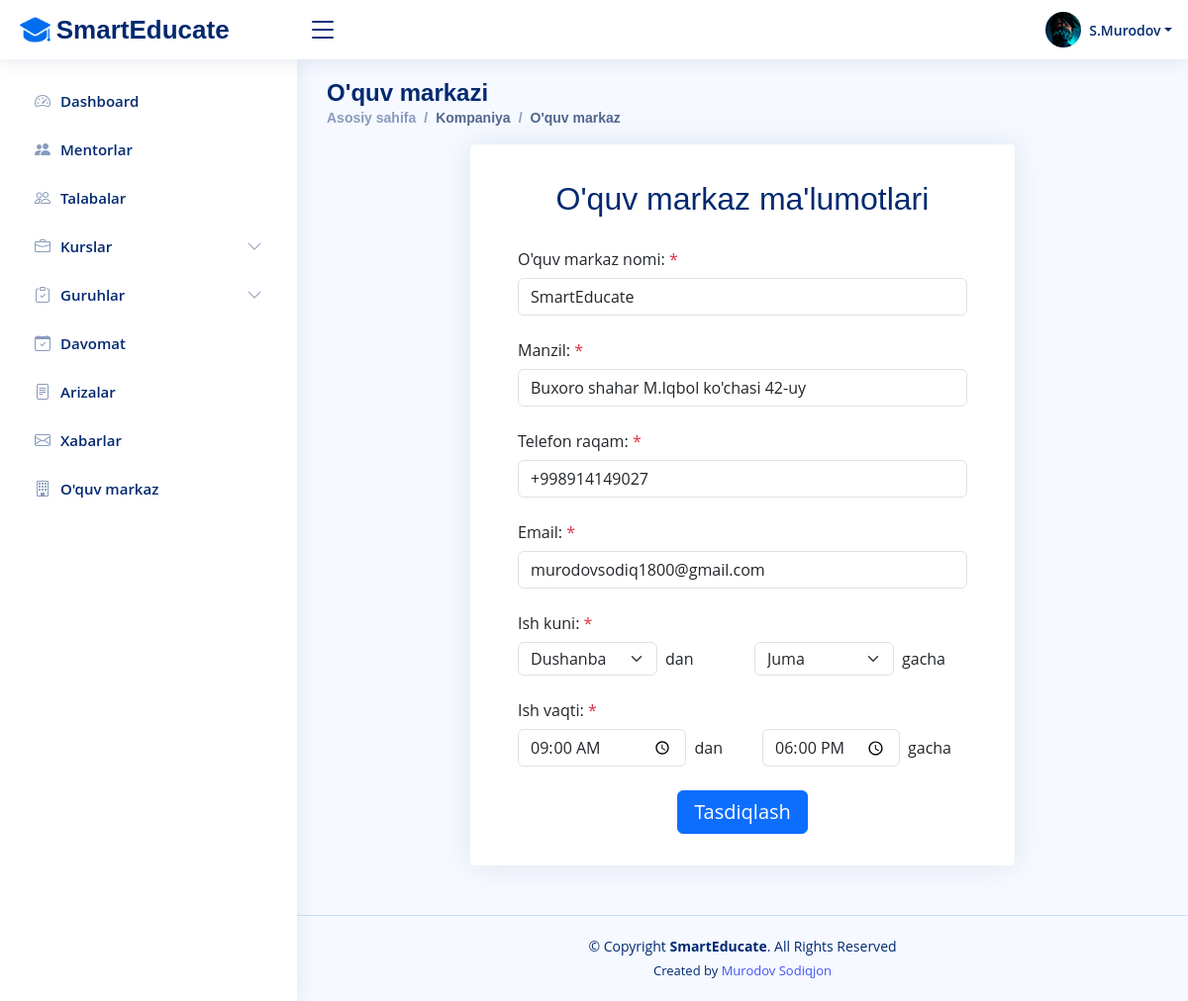
Screenshot of /contact-edit/1 (signed in) with the database file from the repository.
### management/models.py (models this page shows)
class CompanyInfo(models.Model):
    name = models.CharField(max_length=70)
    address = models.CharField(max_length=100)
    phone = models.CharField(max_length=14)
    email = models.EmailField(max_length=255)
    start_day = models.CharField(max_length=4, choices=DAYS_CHOICES, blank=True, null=True)
    end_day = models.CharField(max_length=4, choices=DAYS_CHOICES, blank=True, null=True)
    start_time = models.TimeField()
    end_time = models.TimeField()

### accounts/models.py (models this page shows, shortened)
class Profile(models.Model):
    user_id = models.OneToOneField(User, on_delete=models.CASCADE)
    first_name = models.CharField(max_length=100)
    last_name = models.CharField(max_length=100)
    role = models.ForeignKey(Group, on_delete=models.PROTECT, default=1)
    email = models.EmailField(max_length=255)
    image = models.ImageField(upload_to='images', blank=True, null=True)
    birthday = models.DateField()
    gender = models.CharField(max_length=5, choices=ATTENDANCE_GENDER_CHOICES)
    phone = models.CharField(max_length=14)
    about = models.TextField(blank=True, null=True)
    facebook_link = models.CharField(max_length=255, blank=True, null=True)
    telegram_link = models.CharField(max_length=255, blank=True, null=True)
    instagram_link = models.CharField(max_length=255, blank=True, null=True)
    twitter_link = models.CharField(max_length=255, blank=True, null=True)

### management/views.py (the view)
# urls.py: path('contact-edit/<int:pk>', CompanyEditView.as_view(), name='contact-edit'),
class CompanyEditView(LoginRequiredMixin, GetData, UpdateView):
    model = CompanyInfo
    form_class = CompanyEditForm
    success_url = reverse_lazy('home_page')
    template_name = 'management/company-edit.html'

### management/forms.py
class CompanyEditForm(forms.ModelForm):
    start_day = forms.ChoiceField(choices = DAYS_CHOICES,
                                  widget=forms.Select(attrs={'class':'form-select w-auto py-1'}))
    end_day = forms.ChoiceField(choices = DAYS_CHOICES,
                                  widget=forms.Select(attrs={'class':'form-select w-auto py-1'}))
    class Meta:
        model = CompanyInfo
        fields = ['name', 'address', 'phone', 'email', 'start_day', 'end_day', 'start_time', 'end_time']
        widgets = {
            'name': forms.TextInput(attrs={'class': 'form-control', 'placeholder': 'Guruh nomi'}),
            'address': forms.TextInput(attrs={'class': 'form-control'}),
            'phone': forms.TextInput(attrs={'class': 'form-control'}),
            'email': forms.TextInput(attrs={'class': 'form-control', 'placeholder': 'Studentlar soni'}),
            'start_time': forms.TimeInput(
                attrs={'class': 'form-control', 'placeholder': 'Studentlar soni', 'type': 'time'}),
            'end_time': forms.TimeInput(
                attrs={'class': 'form-control', 'placeholder': 'Studentlar soni', 'type': 'time'})
        }

### management/views.py (called while the page is built)
    def get_profile(self):
        return Profile.objects.get(user_id=self.request.user.id)

    def get_company_info(self):
        return CompanyInfo.objects.get(pk=1)

### templates/management/company-edit.html (shortened to what this page needs)
{% extends 'base.html' %}
{% block content %}
<div class="pagetitle">
    <h1>O'quv markazi</h1>
    <nav>
        <ol class="breadcrumb">
            <li class="breadcrumb-item"><a href="{% url 'home_page' %}">Asosiy sahifa</a></li>
            <li class="breadcrumb-item active">Kompaniya</li>
            <li class="breadcrumb-item active">O'quv markaz</li>
        </ol>
    </nav>
</div>
<div class="d-flex justify-content-center">
    <div class="card py-3" style="width: 550px">
        <div class="mb-3 mx-5">
            <form method="post" enctype="multipart/form-data">
                <h2 class="text-center card-title fs-2">O'quv markaz ma'lumotlari</h2>
                <div class="row mb-3">
                    <label for="{{ form.name.id_for_label }}"
                           class="col-form-label">O'quv markaz nomi: <span class="text-danger">*</span></label>
                    <div>
                        {{ form.name }}
                    </div>
                </div>
                <div class="row mb-3">
                    <label for="{{ form.address.id_for_label }}" class="col-form-label">Manzil: <span class="text-danger">*</span></label>
                    <div>
                        {{ form.address }}
                    </div>
                </div>
                <div class="row mb-3">
                    <label for="{{ form.phone.id_for_label }}" class="col-form-label">Telefon raqam: <span class="text-danger">*</span></label>
                    <div>
                        {{ form.phone }}
                    </div>
                </div>
                <div class="row mb-3">
                    <label for="{{ form.email.id_for_label }}" class="col-form-label">Email: <span class="text-danger">*</span></label>
                    <div>
                        {{ form.email }}
                    </div>
                </div>
                <div class="row mb-3">
                    <label for="{{ form.start_day.id_for_label }}" class="col-form-label">Ish kuni: <span class="text-danger">*</span></label>
                    <div class="col-6">
                        <div class="d-flex">
                            {{ form.start_day }}
                            <p class="align-self-center m-0 mx-2">dan</p>
                        </div>
                    </div>
                    <div class="col-6">
                        <div class="d-flex ">
                            {{ form.end_day }}
                            <p class="align-self-center m-0 mx-2">gacha</p>
                        </div>
                    </div>
                </div>
                <div class="row mb-3">
                    <label for="{{ form.start_time.id_for_label }}" class="col-form-label">Ish vaqti: <span class="text-danger">*</span></label>
                    <div class="col-6">
                        <div class="d-flex">
                            {{ form.start_time }}
                            <p class="align-self-center m-0 mx-2">dan</p>
                        </div>
                    </div>
                    <div class="col-6">
                        <div class="d-flex mx-2">
                            {{ form.end_time }}
                            <p class="align-self-center m-0 mx-2">gacha</p>
                        </div>
                    </div>
                </div>
                <div class="text-center mt-4">
                    <button type="submit" class="btn btn-primary px-3 fs-5">Tasdiqlash</button>
                </div>
            </form>
        </div>
    </div>
</div>
{% endblock %}

### templates/includes/header.html (shortened to what this page needs)
{% load static %}
<header id="header" class="header fixed-top d-flex align-items-center">
    <div class="d-flex align-items-center justify-content-between">
        <a href="{% url 'home_page' %}" class="logo d-flex align-items-center">
            <img src="{% static 'img/logo/logo.png' %}" alt="logo">
            {% if view.get_profile %}
            <span class="d-none d-lg-block">{{ view.get_company_info.name }}</span>
            {% else %}
            <span class="d-none d-lg-block">{{ get_company_info.name }}</span>
            {% endif %}
        </a>
        <i class="bi bi-list toggle-sidebar-btn"></i>
    </div>
    <nav class="header-nav ms-auto">
        <ul class="d-flex align-items-center">
            <li class="nav-item dropdown pe-3">
                <a class="nav-link nav-profile d-flex align-items-center pe-0" href="#" data-bs-toggle="dropdown">
                    {% if view.get_profile.image %}
                        <img src="{{ view.get_profile.image.url }}" alt="Profile" class="rounded-circle" width="36px" height="36px">
                    {% elif get_profile.image %}
                        <img src="{{ get_profile.image.url }}" alt="Profile" class="rounded-circle" width="36px" height="36px">
                    {% else %}
                        <img src="{% static 'img/user.png' %}" alt="Profile" class="rounded-circle">
                    {% endif %}
                    {% if view.get_profile %}
                    <span class="d-none d-md-block dropdown-toggle ps-2">{{ view.get_profile.first_name|capfirst|make_list|first }}.{{ view.get_profile.last_name|capfirst }}</span>
                    {% else %}
                    <span class="d-none d-md-block dropdown-toggle ps-2">{{ get_username|capfirst }}</span>
                    {% endif %}
                </a>
            </li>
        </ul>
    </nav>
</header>

### templates/includes/footer.html (shortened to what this page needs)
{% load static %}
<footer id="footer" class="footer">
    <div class="copyright">
        &copy; Copyright <strong><span>{{ view.get_company_info.name }}</span></strong>. All Rights Reserved
    </div>
    <div class="credits">
        Created by <a href="https://www.instagram.com/sodiqjan_murodov/">Murodov Sodiqjon</a>
    </div>
</footer>

### static/css/style.css (style rules this page uses)
:root { scroll-behavior: smooth; }
body { font-family: "Open Sans", sans-serif; background: #f6f9ff; color: #444444; user-select: none; -webkit-user-select: none; -moz-user-select: none; -ms-user-select: none; }
a { color: #4154f1; text-decoration: none; }
h1, h2, h3, h4, h5, h6 { font-family: "Nunito", sans-serif; }
.pagetitle { margin-bottom: 10px; }
.pagetitle h1 { font-size: 24px; margin-bottom: 0; font-weight: 600; color: #012970; }
.card { margin-bottom: 30px; border: none; border-radius: 5px; box-shadow: 0px 0 30px rgba(1, 41, 112, 0.1); }
.card-title { padding: 20px 0 15px 0; font-size: 18px; font-weight: 500; color: #012970; font-family: "Poppins", sans-serif; }
.breadcrumb { font-size: 14px; font-family: "Nunito", sans-serif; color: #899bbd; font-weight: 600; }
.breadcrumb a { color: #899bbd; transition: 0.3s; }
.breadcrumb .breadcrumb-item::before { color: #899bbd; }
.breadcrumb .active { color: #51678f; font-weight: 600; }
.logo { line-height: 1; }
@media (min-width: 1200px) { .logo { width: 280px; } }
.logo img { max-height: 26px; margin-right: 6px; }
.logo span { font-size: 26px; font-weight: 700; color: #012970; font-family: "Nunito", sans-serif; }
.header { transition: all 0.5s; z-index: 997; height: 60px; box-shadow: 0px 2px 20px rgba(1, 41, 112, 0.1); background-color: #fff; padding-left: 20px; }
.header .toggle-sidebar-btn { font-size: 32px; padding-left: 10px; cursor: pointer; color: #012970; }
.header-nav ul { list-style: none; }
.header-nav>ul { margin: 0; padding: 0; }
.header-nav .nav-profile { color: #012970; }
.header-nav .nav-profile img { max-height: 36px; }
.header-nav .nav-profile span { font-size: 14px; font-weight: 600; }
@media (min-width: 1200px) { #main, #footer { margin-left: 300px; } }
.footer { padding: 20px 0; font-size: 14px; transition: all 0.3s; border-top: 1px solid #cddfff; }
.footer .copyright { text-align: center; color: #012970; }
.footer .credits { padding-top: 5px; text-align: center; font-size: 13px; color: #012970; }

### rows the page displays
CompanyInfo: get_company_info.name "SmartEducate", name "SmartEducate", address "Buxoro shahar M.Iqbol ko'chasi 42-uy", phone "+998914149027", email "murodovsodiq1800@gmail.com", start_day "Dushanba", end_day "Juma", start_time "09:00:00", end_time "18:00:00"

### other values shown
{{ view.get_profile.first_name|capfirst|make_list|first }} "S"
{{ view.get_profile.last_name|capfirst }} "Murodov"
